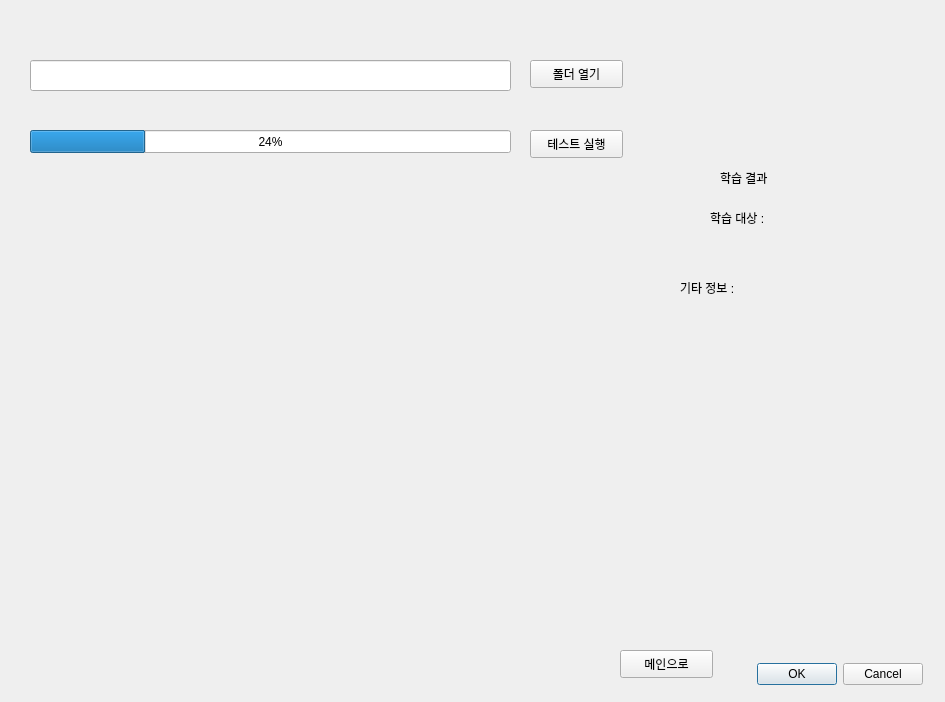
<?xml version="1.0" encoding="UTF-8"?>
<ui version="4.0">
 <class>Form</class>
 <widget class="QWidget" name="Form">
  <property name="geometry">
   <rect>
    <x>0</x>
    <y>0</y>
    <width>945</width>
    <height>702</height>
   </rect>
  </property>
  <property name="windowTitle">
   <string>테스트</string>
  </property>
  <widget class="QPushButton" name="buttonMain">
   <property name="geometry">
    <rect>
     <x>620</x>
     <y>650</y>
     <width>93</width>
     <height>28</height>
    </rect>
   </property>
   <property name="text">
    <string>메인으로</string>
   </property>
  </widget>
  <widget class="QLineEdit" name="lineEdit">
   <property name="geometry">
    <rect>
     <x>30</x>
     <y>60</y>
     <width>481</width>
     <height>31</height>
    </rect>
   </property>
  </widget>
  <widget class="QPushButton" name="pushButton">
   <property name="geometry">
    <rect>
     <x>530</x>
     <y>60</y>
     <width>93</width>
     <height>28</height>
    </rect>
   </property>
   <property name="text">
    <string>폴더 열기</string>
   </property>
  </widget>
  <widget class="QLabel" name="label">
   <property name="geometry">
    <rect>
     <x>720</x>
     <y>170</y>
     <width>71</width>
     <height>16</height>
    </rect>
   </property>
   <property name="text">
    <string>학습 결과</string>
   </property>
  </widget>
  <widget class="QDialogButtonBox" name="buttonBox">
   <property name="geometry">
    <rect>
     <x>730</x>
     <y>660</y>
     <width>193</width>
     <height>28</height>
    </rect>
   </property>
   <property name="standardButtons">
    <set>QDialogButtonBox::Cancel|QDialogButtonBox::Ok</set>
   </property>
  </widget>
  <widget class="QProgressBar" name="progressBar">
   <property name="geometry">
    <rect>
     <x>30</x>
     <y>130</y>
     <width>481</width>
     <height>23</height>
    </rect>
   </property>
   <property name="value">
    <number>24</number>
   </property>
  </widget>
  <widget class="QPushButton" name="pushButton_2">
   <property name="geometry">
    <rect>
     <x>530</x>
     <y>130</y>
     <width>93</width>
     <height>28</height>
    </rect>
   </property>
   <property name="text">
    <string>테스트 실행</string>
   </property>
  </widget>
  <widget class="QLabel" name="label_2">
   <property name="geometry">
    <rect>
     <x>710</x>
     <y>210</y>
     <width>201</width>
     <height>16</height>
    </rect>
   </property>
   <property name="text">
    <string>학습 대상 :</string>
   </property>
  </widget>
  <widget class="QLabel" name="label_3">
   <property name="geometry">
    <rect>
     <x>680</x>
     <y>280</y>
     <width>201</width>
     <height>16</height>
    </rect>
   </property>
   <property name="text">
    <string>기타 정보 :</string>
   </property>
  </widget>
 </widget>
 <resources/>
 <connections/>
</ui>
